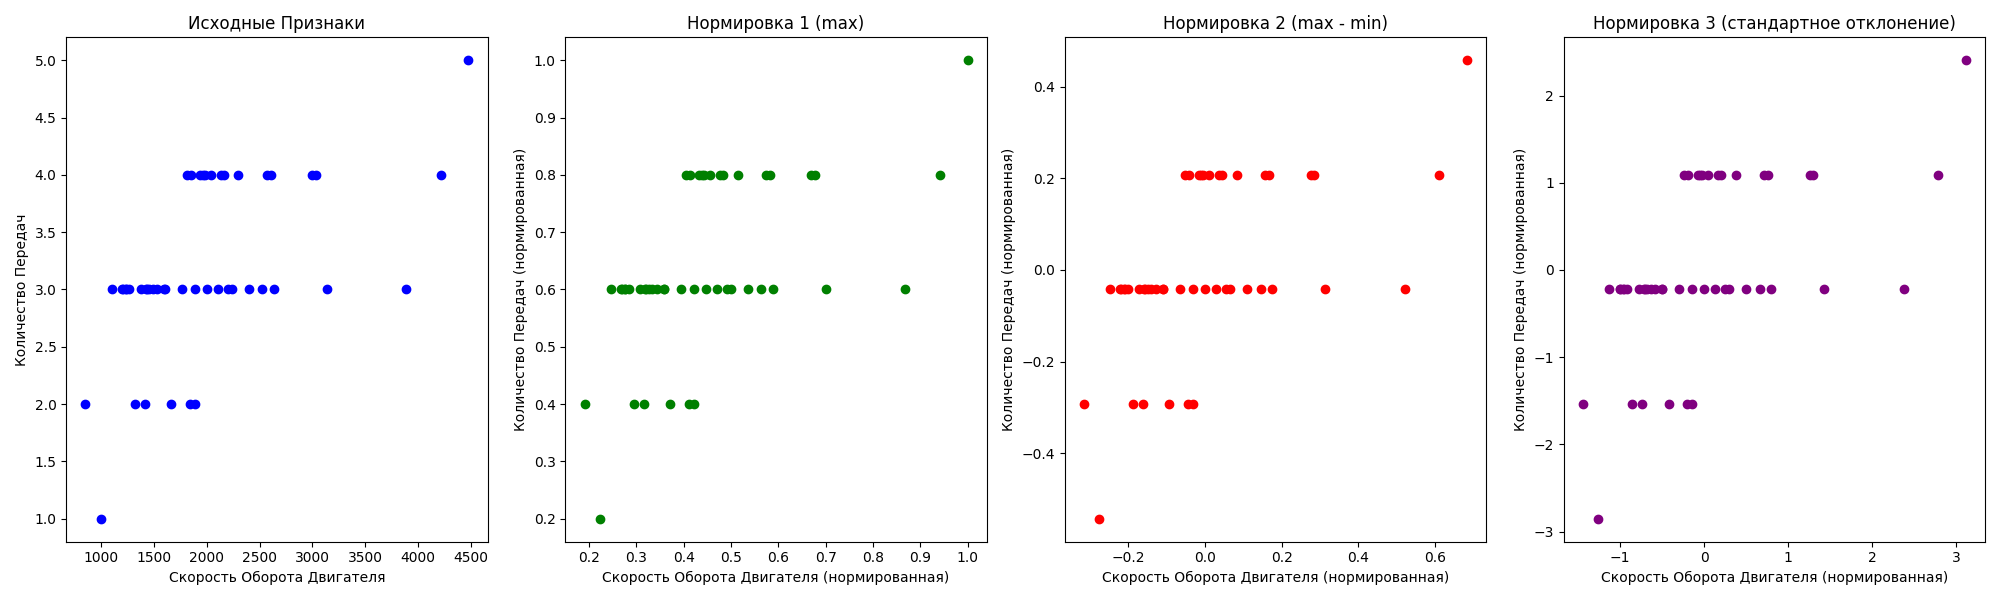

This chart was generated by the following Python code:
import pandas as pd
import matplotlib.pyplot as plt

# Загрузка данных из файла
data = pd.read_csv('ex1data2.txt', header=None)
data.columns = ['Engine_Speed', 'Num_Gears', 'Price']


# Нормировка 1: делим на максимальное значение
data_normalized_1 = data.copy()
data_normalized_1.iloc[:, 0] = data.iloc[:, 0] / data.iloc[:, 0].max()  # Engine_Speed
data_normalized_1.iloc[:, 1] = data.iloc[:, 1] / data.iloc[:, 1].max()  # Num_Gears
data_normalized_1.iloc[:, 2] = data.iloc[:, 2] / data.iloc[:, 2].max()  # Price


# Нормировка 2: центрируем и делим на диапазон (max - min)
# (x - u) / (max(X) - min(X))
data_normalized_2 = data.copy()
data_normalized_2.iloc[:, 0] = (data.iloc[:, 0] - data.iloc[:, 0].mean()) / (data.iloc[:, 0].max() - data.iloc[:, 0].min()) # центрируем отностительно среднего
data_normalized_2.iloc[:, 1] = (data.iloc[:, 1] - data.iloc[:, 1].mean()) / (data.iloc[:, 1].max() - data.iloc[:, 1].min()) # и масштабирует их в диапазоне,
data_normalized_2.iloc[:, 2] = (data.iloc[:, 2] - data.iloc[:, 2].mean()) / (data.iloc[:, 2].max() - data.iloc[:, 2].min()) # пропорцианальный диапазону значений


# Нормировка 3: центрируем и делим на стандартное отклонение
# (x - u) / std(X)
#  std = (1/n* sum((x - u)**2))**0.5
data_normalized_3 = data.copy()
data_normalized_3.iloc[:, 0] = (data.iloc[:, 0] - data.iloc[:, 0].mean()) / data.iloc[:, 0].std() # нормализованные данные имееют срдеднее значение 0,
data_normalized_3.iloc[:, 1] = (data.iloc[:, 1] - data.iloc[:, 1].mean()) / data.iloc[:, 1].std() # стандратное отклонение 1
data_normalized_3.iloc[:, 2] = (data.iloc[:, 2] - data.iloc[:, 2].mean()) / data.iloc[:, 2].std()



# Визуализация исходных и нормализованных данных
plt.figure(figsize=(20, 6))

# Исходные данные (только признаки)
plt.subplot(1, 4, 1)
plt.scatter(data['Engine_Speed'], data['Num_Gears'], color='blue')
plt.title('Исходные Признаки')
plt.xlabel('Скорость Оборота Двигателя')
plt.ylabel('Количество Передач')

# Нормированные данные (первый способ)
plt.subplot(1, 4, 2)
plt.scatter(data_normalized_1['Engine_Speed'], data_normalized_1['Num_Gears'], color='green')
plt.title('Нормировка 1 (max)')
plt.xlabel('Скорость Оборота Двигателя (нормированная)')
plt.ylabel('Количество Передач (нормированная)')

# Нормированные данные (второй способ)
plt.subplot(1, 4, 3)
plt.scatter(data_normalized_2['Engine_Speed'], data_normalized_2['Num_Gears'], color='red')
plt.title('Нормировка 2 (max - min)')
plt.xlabel('Скорость Оборота Двигателя (нормированная)')
plt.ylabel('Количество Передач (нормированная)')

# Нормированные данные (третий способ)
plt.subplot(1, 4, 4)
plt.scatter(data_normalized_3['Engine_Speed'], data_normalized_3['Num_Gears'], color='purple')
plt.title('Нормировка 3 (стандартное отклонение)')
plt.xlabel('Скорость Оборота Двигателя (нормированная)')
plt.ylabel('Количество Передач (нормированная)')

plt.tight_layout()
plt.savefig('normalization_max_range_standard.png')

# Стандартные функции Python
means_explicit = {}
std_devs_explicit = {}

for col in data.columns:
    means_explicit[col] = sum(data[col]) / len(data[col])
    std_devs_explicit[col] = (sum((data[col] - means_explicit[col]) ** 2) / (len(data[col]))) ** 0.5

print("Средние значения (явное вычисление):\n", means_explicit)
print("Стандартные отклонения (явное вычисление):\n", std_devs_explicit)

# Явно по определению
means_std = data.mean()
std_devs_std = data.std()

print("Средние значения (стандартные функции):\n", means_std)
print("Стандартные отклонения (стандартные функции):\n", std_devs_std)
